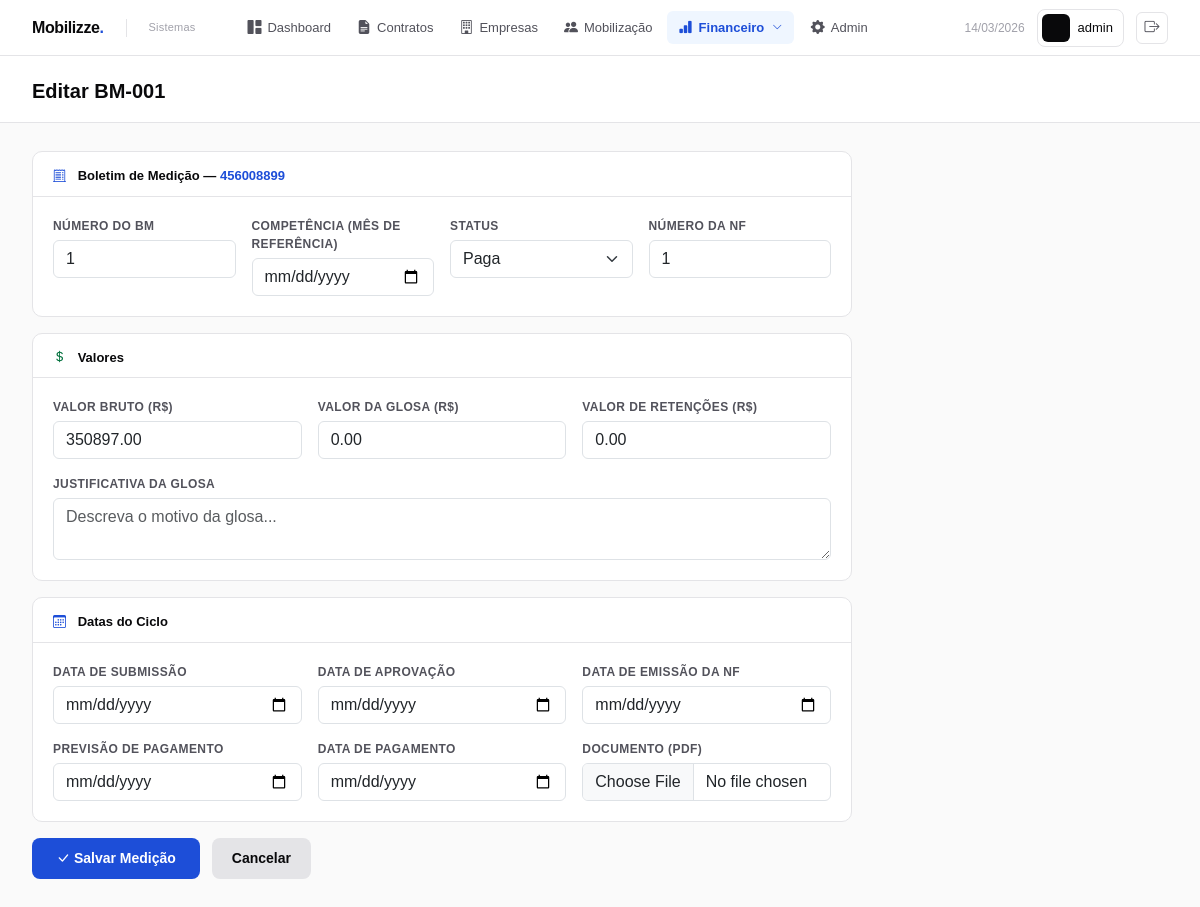
/financeiro/medicao/2/editar/ (signed in), run on the app's committed database.
### contratos/models.py (models this page shows, shortened)
class Contrato(models.Model):
    AREAS = [
        ('mineracao',  'Mineração'),
        ('logistica',  'Logística'),
        ('energia',    'Energia'),
        ('engenharia', 'Engenharia'),
    ]
    MODALIDADES = [
        ('servico',      'Prestação de Serviço'),
        ('fornecimento', 'Fornecimento'),
        ('misto',        'Misto'),
    ]
    STATUS = [
        ('minuta',    'Minuta'),
        ('aprovacao', 'Em Aprovação'),
        ('vigente',   'Vigente'),
        ('suspenso',  'Suspenso'),
        ('encerrado', 'Encerrado'),
    ]
    numero_sap      = models.CharField(max_length=20, unique=True)
    objeto          = models.TextField()
    area            = models.CharField(max_length=20, choices=AREAS)
    modalidade      = models.CharField(max_length=20, choices=MODALIDADES)
    status          = models.CharField(max_length=20, choices=STATUS,
                                       default='minuta')
    empresa         = models.ForeignKey(Empresa, on_delete=models.PROTECT,
                                        related_name='contratos')
    gestor_tecnico  = models.ForeignKey(User, on_delete=models.PROTECT,
                                        related_name='contratos_tecnicos')
    gestor_admin    = models.ForeignKey(User, on_delete=models.PROTECT,
                                        related_name='contratos_admin')
    valor_original  = models.DecimalField(max_digits=15, decimal_places=2)
    valor_atual     = models.DecimalField(max_digits=15, decimal_places=2)
    data_assinatura     = models.DateField()
    data_inicio         = models.DateField()
    data_termino        = models.DateField()
    data_termino_atual  = models.DateField()
    criado_em       = models.DateTimeField(auto_now_add=True)
    atualizado_em   = models.DateTimeField(auto_now=True)
    criado_por      = models.ForeignKey(User, on_delete=models.PROTECT,
                                        related_name='contratos_criados',
                                        null=True)
    class Meta:
        verbose_name        = 'Contrato'
        verbose_name_plural = 'Contratos'
        ordering            = ['-criado_em']

### financeiro/models.py (models this page shows, shortened)
class Medicao(models.Model):
    STATUS = [
        ('elaboracao', 'Em Elaboração'),
        ('submetida',  'Submetida à Vale'),
        ('em_analise', 'Em Análise'),
        ('aprovada',   'Aprovada'),
        ('glosada',    'Aprovada com Glosa'),
        ('rejeitada',  'Rejeitada'),
        ('nf_emitida', 'Nota Fiscal Emitida'),
        ('paga',       'Paga'),
    ]
    contrato                = models.ForeignKey(Contrato,
                                                on_delete=models.PROTECT,
                                                related_name='medicoes')
    numero                  = models.PositiveIntegerField()
    competencia             = models.DateField()
    valor_bruto             = models.DecimalField(max_digits=15, decimal_places=2,
                                                  default=0)
    valor_glosa             = models.DecimalField(max_digits=15, decimal_places=2,
                                                  default=0)
    valor_retencao          = models.DecimalField(max_digits=15, decimal_places=2,
                                                  default=0)
    status                  = models.CharField(max_length=20, choices=STATUS,
                                               default='elaboracao')
    data_submissao          = models.DateField(null=True, blank=True)
    data_aprovacao          = models.DateField(null=True, blank=True)
    data_emissao_nf         = models.DateField(null=True, blank=True)
    data_pagamento          = models.DateField(null=True, blank=True)
    data_previsao_pagamento = models.DateField(null=True, blank=True)
    numero_nf               = models.CharField(max_length=20, blank=True)
    justificativa_glosa     = models.TextField(blank=True)
    documento               = models.FileField(upload_to='medicoes/', blank=True)
    criado_em               = models.DateTimeField(auto_now_add=True)
    class Meta:
        verbose_name        = 'Medição'
        verbose_name_plural = 'Medições'
        ordering            = ['-competencia', '-numero']
        unique_together     = ['contrato', 'numero']

### financeiro/views.py (the view)
@login_required
def medicao_editar(request, pk):
    medicao  = get_object_or_404(Medicao, pk=pk)
    contrato = medicao.contrato
    if request.method == 'POST':
        form = MedicaoForm(request.POST, request.FILES, instance=medicao)
        if form.is_valid():
            form.save()
            messages.success(request, f'BM-{medicao.numero:03d} atualizado!')
            return redirect('financeiro:dre', contrato_pk=contrato.pk)
    else:
        form = MedicaoForm(instance=medicao)
    return render(request, 'financeiro/form_medicao.html', {
        'form':     form,
        'contrato': contrato,
        'medicao':  medicao,
        'titulo':   f'Editar BM-{medicao.numero:03d}',
    })

### templates/financeiro/form_medicao.html (shortened to what this page needs)
{% extends 'base.html' %}
{% block page_title %}{{ titulo }}{% endblock %}
{% block content %}
<div style="max-width:820px;">
  <form method="post" enctype="multipart/form-data">
    <div class="card mb-3">
      <div class="card-header-custom">
        <h6>
          <i class="bi bi-receipt-cutoff"
             style="color:var(--vale-blue);margin-right:8px;"></i>
          Boletim de Medição —
          <span style="color:var(--vale-blue);">{{ contrato.numero_sap }}</span>
        </h6>
      </div>
      <div class="card-body-custom">
        <div class="row g-3">
          <div class="col-md-3">
            <label class="form-label-custom">{{ form.numero.label }}</label>
            {{ form.numero }}
          </div>
          <div class="col-md-3">
            <label class="form-label-custom">{{ form.competencia.label }}</label>
            {{ form.competencia }}
          </div>
          <div class="col-md-3">
            <label class="form-label-custom">{{ form.status.label }}</label>
            {{ form.status }}
          </div>
          <div class="col-md-3">
            <label class="form-label-custom">{{ form.numero_nf.label }}</label>
            {{ form.numero_nf }}
          </div>
        </div>
      </div>
    </div>
    <div class="card mb-3">
      <div class="card-header-custom">
        <h6>
          <i class="bi bi-currency-dollar"
             style="color:var(--vale-green);margin-right:8px;"></i>
          Valores
        </h6>
      </div>
      <div class="card-body-custom">
        <div class="row g-3">
          <div class="col-md-4">
            <label class="form-label-custom">{{ form.valor_bruto.label }}</label>
            {{ form.valor_bruto }}
          </div>
          <div class="col-md-4">
            <label class="form-label-custom">{{ form.valor_glosa.label }}</label>
            {{ form.valor_glosa }}
          </div>
          <div class="col-md-4">
            <label class="form-label-custom">{{ form.valor_retencao.label }}</label>
            {{ form.valor_retencao }}
          </div>
          <div class="col-12">
            <label class="form-label-custom">
              {{ form.justificativa_glosa.label }}
            </label>
            {{ form.justificativa_glosa }}
          </div>
        </div>
      </div>
    </div>
    <div class="card mb-3">
      <div class="card-header-custom">
        <h6>
          <i class="bi bi-calendar3"
             style="color:var(--vale-blue);margin-right:8px;"></i>
          Datas do Ciclo
        </h6>
      </div>
      <div class="card-body-custom">
        <div class="row g-3">
          <div class="col-md-4">
            <label class="form-label-custom">{{ form.data_submissao.label }}</label>
            {{ form.data_submissao }}
          </div>
          <div class="col-md-4">
            <label class="form-label-custom">{{ form.data_aprovacao.label }}</label>
            {{ form.data_aprovacao }}
          </div>
          <div class="col-md-4">
            <label class="form-label-custom">{{ form.data_emissao_nf.label }}</label>
            {{ form.data_emissao_nf }}
          </div>
          <div class="col-md-4">
            <label class="form-label-custom">
              {{ form.data_previsao_pagamento.label }}
            </label>
            {{ form.data_previsao_pagamento }}
          </div>
          <div class="col-md-4">
            <label class="form-label-custom">{{ form.data_pagamento.label }}</label>
            {{ form.data_pagamento }}
          </div>
          <div class="col-md-4">
            <label class="form-label-custom">{{ form.documento.label }}</label>
            {{ form.documento }}
          </div>
        </div>
      </div>
    </div>
    <div style="display:flex;gap:12px;">
      <button type="submit"
              style="background:var(--vale-blue);color:#fff;border:none;
                    padding:10px 24px;border-radius:8px;font-size:14px;
                    font-weight:600;cursor:pointer;">
        <i class="bi bi-check-lg"></i> Salvar Medição
      </button>
      <a href="{% url 'financeiro:dre' contrato.pk %}"
        style="background:var(--gray-200);color:var(--gray-900);
                padding:10px 20px;border-radius:8px;font-size:14px;
                font-weight:600;text-decoration:none;">
        Cancelar
      </a>
    </div>
  </form>
</div>
{% endblock %}

### templates/base.html (shortened to what this page needs)
<!DOCTYPE html>
<html lang="pt-br">
<head>
  <link href="https://cdn.jsdelivr.net/npm/bootstrap@5.3.3/dist/css/bootstrap.min.css" rel="stylesheet">
  <link href="https://cdn.jsdelivr.net/npm/bootstrap-icons@1.11.3/font/bootstrap-icons.min.css" rel="stylesheet">
</head>
<body>
<nav class="navbar-top">
  <a href="{% url 'contratos:dashboard' %}" class="nav-logo">
    <div class="nav-logo-mark">Mobilizze<span>.</span></div>
    <div class="nav-logo-sub">Sistemas</div>
  </a>
  <div class="nav-links">
    <a href="{% url 'contratos:dashboard' %}" class="nav-link-item
      {% if request.resolver_match.url_name == 'dashboard' %}active{% endif %}">
      <i class="bi bi-grid-1x2-fill"></i>
      <span>Dashboard</span>
    </a>
    <a href="{% url 'contratos:lista' %}" class="nav-link-item
      {% if request.resolver_match.url_name == 'lista' or request.resolver_match.url_name == 'detalhe' %}active{% endif %}">
      <i class="bi bi-file-earmark-text-fill"></i>
      <span>Contratos</span>
    </a>
    <a href="{% url 'empresas:lista' %}" class="nav-link-item
      {% if 'empresas' in request.path %}active{% endif %}">
      <i class="bi bi-building"></i>
      <span>Empresas</span>
    </a>
    <a href="{% url 'mobilizacao:painel' %}" class="nav-link-item
      {% if 'mobilizacao' in request.path %}active{% endif %}">
      <i class="bi bi-people-fill"></i>
      <span>Mobilização</span>
    </a>
    <div class="nav-dropdown">
      <a href="#" class="nav-link-item
        {% if 'financeiro' in request.path %}active{% endif %}"
        onclick="return false;">
        <i class="bi bi-bar-chart-fill"></i>
        <span>Financeiro</span>
        <i class="bi bi-chevron-down" style="font-size:10px;margin-left:2px;"></i>
      </a>
    <a href="/admin/" class="nav-link-item">
      <i class="bi bi-gear-fill"></i>
      <span>Admin</span>
    </a>
  </div>
  <div class="nav-right">
    <span class="nav-date">
      {% now "d/m/Y" %}
    </span>
    <div class="nav-user">
      <div class="avatar">
      </div>
      <span class="nav-user-name">
        {{ request.user.get_full_name|default:request.user.username }}
      </span>
    </div>
    <a href="{% url 'accounts:logout' %}" class="nav-logout" title="Sair">
      <i class="bi bi-box-arrow-right"></i>
    </a>
  </div>
</nav>
<div class="page-header">
  <div class="page-header-title">
    {% block page_title %}Dashboard{% endblock %}
  </div>
</div>
<main class="page-content">
  {% block content %}{% endblock %}
</main>
</body>
</html>

### templates/base.html (style rules this page uses)
:root { --blue: #1d4ed8; --blue-light: #eff6ff; --blue-mid: #2563eb; --vale-green: #00703c; --vale-green-light:#e6f4ed; --gray-50: #fafafa; --gray-100: #f4f4f5; --gray-200: #e4e4e7; --gray-400: #a1a1aa; --gray-600: #52525b; --gray-900: #09090b; --red: #dc2626; --yellow: #d97706; --vale-blue: #1d4ed8; --vale-blue-mid: #2563eb; --vale-blue-light: #eff6ff; --font: 'Arial', sans-serif; }
*, *::before, *::after { box-sizing: border-box; margin: 0; padding: 0; }
body { font-family: var(--font); background: #fff; color: var(--gray-900); min-height: 100vh; display: flex; flex-direction: column; }
.navbar-top { height: 56px; background: #fff; border-bottom: 1px solid var(--gray-200); display: flex; align-items: center; padding: 0 32px; position: sticky; top: 0; z-index: 200; gap: 0; }
.nav-logo { display: flex; align-items: center; gap: 10px; text-decoration: none; margin-right: 40px; flex-shrink: 0; }
.nav-logo-mark { font-size: 16px; font-weight: 700; color: var(--gray-900); letter-spacing: -.4px; }
.nav-logo-mark span { color: var(--blue); }
.nav-logo-sub { font-size: 11px; color: var(--gray-400); font-weight: 500; letter-spacing: .2px; }
.nav-links { display: flex; align-items: center; gap: 2px; flex: 1; }
.nav-link-item { display: inline-flex; align-items: center; gap: 6px; padding: 6px 12px; border-radius: 6px; text-decoration: none; font-size: 13px; font-weight: 500; color: var(--gray-600); transition: background .12s, color .12s; white-space: nowrap; }
.nav-link-item i { font-size: 14px; }
.nav-link-item.active { background: var(--blue-light); color: var(--blue); font-weight: 600; }
.nav-dropdown { position: relative; }
.nav-right { display: flex; align-items: center; gap: 12px; margin-left: auto; flex-shrink: 0; }
.nav-date { font-size: 12px; color: var(--gray-400); font-weight: 500; }
.nav-user { display: flex; align-items: center; gap: 8px; padding: 4px 10px 4px 4px; border-radius: 8px; border: 1px solid var(--gray-200); cursor: default; }
.avatar { width: 28px; height: 28px; background: var(--gray-900); border-radius: 6px; display: flex; align-items: center; justify-content: center; color: #fff; font-size: 11px; font-weight: 700; flex-shrink: 0; }
.nav-user-name { font-size: 13px; font-weight: 500; color: var(--gray-900); }
.nav-logout { display: inline-flex; align-items: center; justify-content: center; width: 32px; height: 32px; border-radius: 6px; border: 1px solid var(--gray-200); color: var(--gray-600); text-decoration: none; font-size: 15px; transition: background .12s, color .12s, border-color .12s; }
.page-header { background: #fff; border-bottom: 1px solid var(--gray-200); padding: 20px 32px 16px; }
.page-header-title { font-size: 20px; font-weight: 700; color: var(--gray-900); display: flex; align-items: center; gap: 8px; }
.page-content { padding: 28px 32px; flex: 1; background: var(--gray-50); }
.card { background: #fff; border: 1px solid var(--gray-200); border-radius: 10px; box-shadow: none; }
.card-header-custom { padding: 16px 20px 12px; border-bottom: 1px solid var(--gray-200); display: flex; align-items: center; justify-content: space-between; }
.card-header-custom h6 { font-size: 13px; font-weight: 600; color: var(--gray-900); margin: 0; }
.card-body-custom { padding: 20px; }

### templates/financeiro/form_medicao.html (style rules this page uses)
.form-label-custom { font-size:12px; font-weight:600; color:var(--gray-600); text-transform:uppercase; letter-spacing:.4px; display:block; margin-bottom:5px; }

### data on the page
Contrato: numero_sap "456008899"
Medicao: numero "1", status "Paga", numero_nf "1", valor_bruto "350897.00", valor_glosa "0.00", valor_retencao "0.00"

### other printed values
{{ request.user.get_full_name|default:request.user.username }} "admin"
{{ titulo }} "Editar BM-001"
